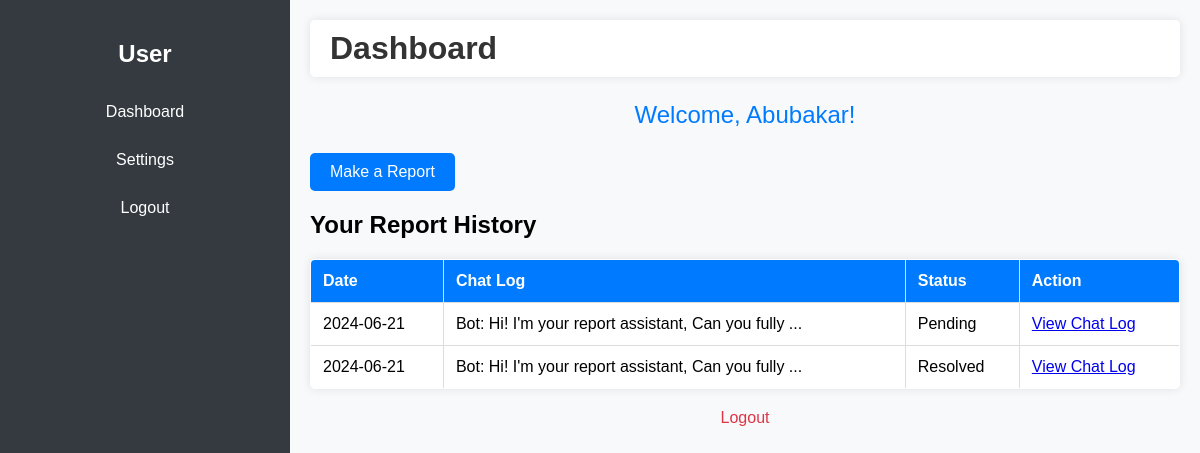
/user_dashboard (signed in), run on an earlier commit of the app's database.
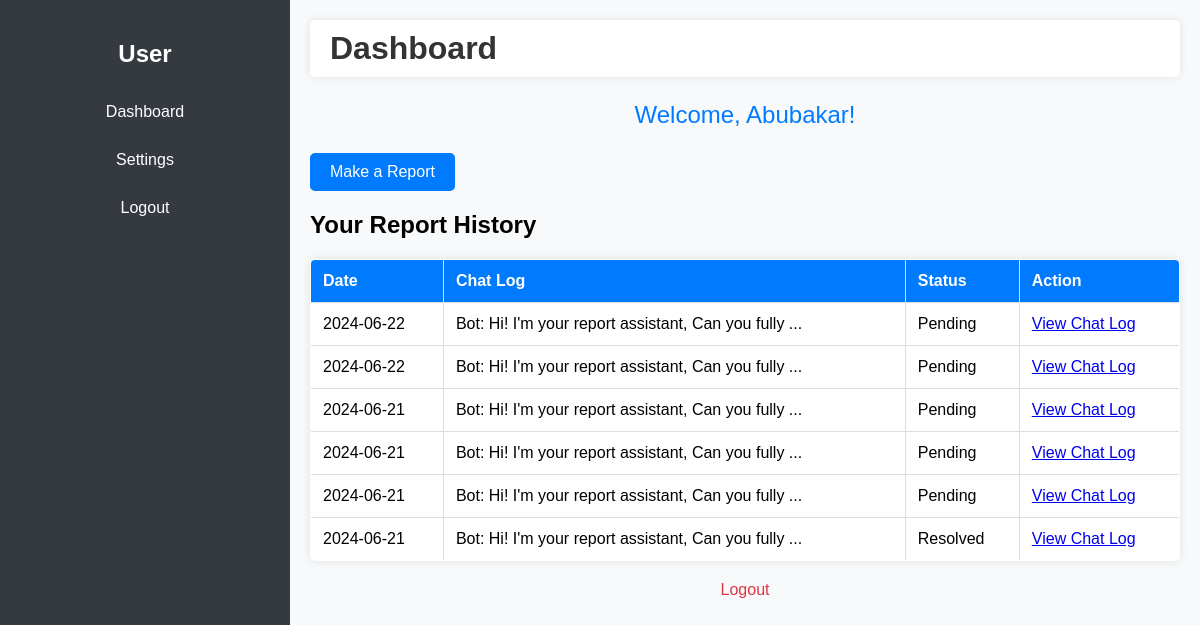
And on a later commit of the database.
### app.py (models this page shows)
class Report(db.Model):
    id = db.Column(db.Integer, primary_key=True)
    user_id = db.Column(db.Integer, db.ForeignKey('user.id'), nullable=False)
    chat_log = db.Column(db.Text, nullable=False)
    date = db.Column(db.DateTime, nullable=False, default=datetime.utcnow)
    evidence_filename = db.Column(db.String(200), nullable=True)
    status = db.Column(db.String(50), nullable=False, default='Pending')  # New status column

### app.py (the view)
@app.route('/user_dashboard')
def user_dashboard():
    if 'user_id' not in session:
        return redirect(url_for('login'))
    user_id = session['user_id']
    current_user = User.query.get(user_id)
    reports = Report.query.filter_by(user_id=user_id).order_by(Report.date.desc()).all()
    return render_template('user_dashboard.html', user=current_user, reports=reports)

### templates/user_dashboard.html (shortened to what this page needs)
<!DOCTYPE html>
<html lang="en">
<head>
</head>
<body>
    <div class="sidebar">
        <h2>User</h2>
        <a href="{{ url_for('user_dashboard') }}">Dashboard</a>
        <a href="{{ url_for('user_settings') }}">Settings</a>
        <a href="{{ url_for('logout') }}">Logout</a>
    </div>
    <div class="content">
        <div class="header">
            <h1>Dashboard</h1>
        </div>
        <div class="welcome">
            <p>Welcome, {{ user.fullname }}!</p>
        </div>
        <div class="report-button">
            <a href="{{ url_for('report') }}" class="btn">Make a Report</a>
        </div>
        <div class="report-history">
            <h2>Your Report History</h2>
            <table>
                <thead>
                    <tr>
                        <th>Date</th>
                        <th>Chat Log</th>
                        <th>Status</th>
                        <th>Action</th>
                    </tr>
                </thead>
                <tbody>
                    {% for report in reports %}
                    <tr>
                        <td>{{ report.date.strftime('%Y-%m-%d') }}</td>
                        <td>{{ report.chat_log[:50] }}...</td>
                        <td>{{ report.status }}</td>
                        <td><a href="{{ url_for('user_view_chat_log', report_id=report.id) }}">View Chat Log</a></td>
                    </tr>
                    {% endfor %}
                </tbody>
            </table>
        </div>
        <div class="logout">
            <p><a href="{{ url_for('logout') }}">Logout</a></p>
        </div>
    </div>
</body>
</html>

What changed in the data, as far as the page shows it:
added Report: date "2024-06-22", chat_log "Bot: Hi! I'm your report assistant, Can you fully", status "Pending"
added Report: date "2024-06-22", chat_log "Bot: Hi! I'm your report assistant, Can you fully", status "Pending"
added Report: date "2024-06-21", chat_log "Bot: Hi! I'm your report assistant, Can you fully", status "Pending"
added Report: date "2024-06-21", chat_log "Bot: Hi! I'm your report assistant, Can you fully", status "Pending"
